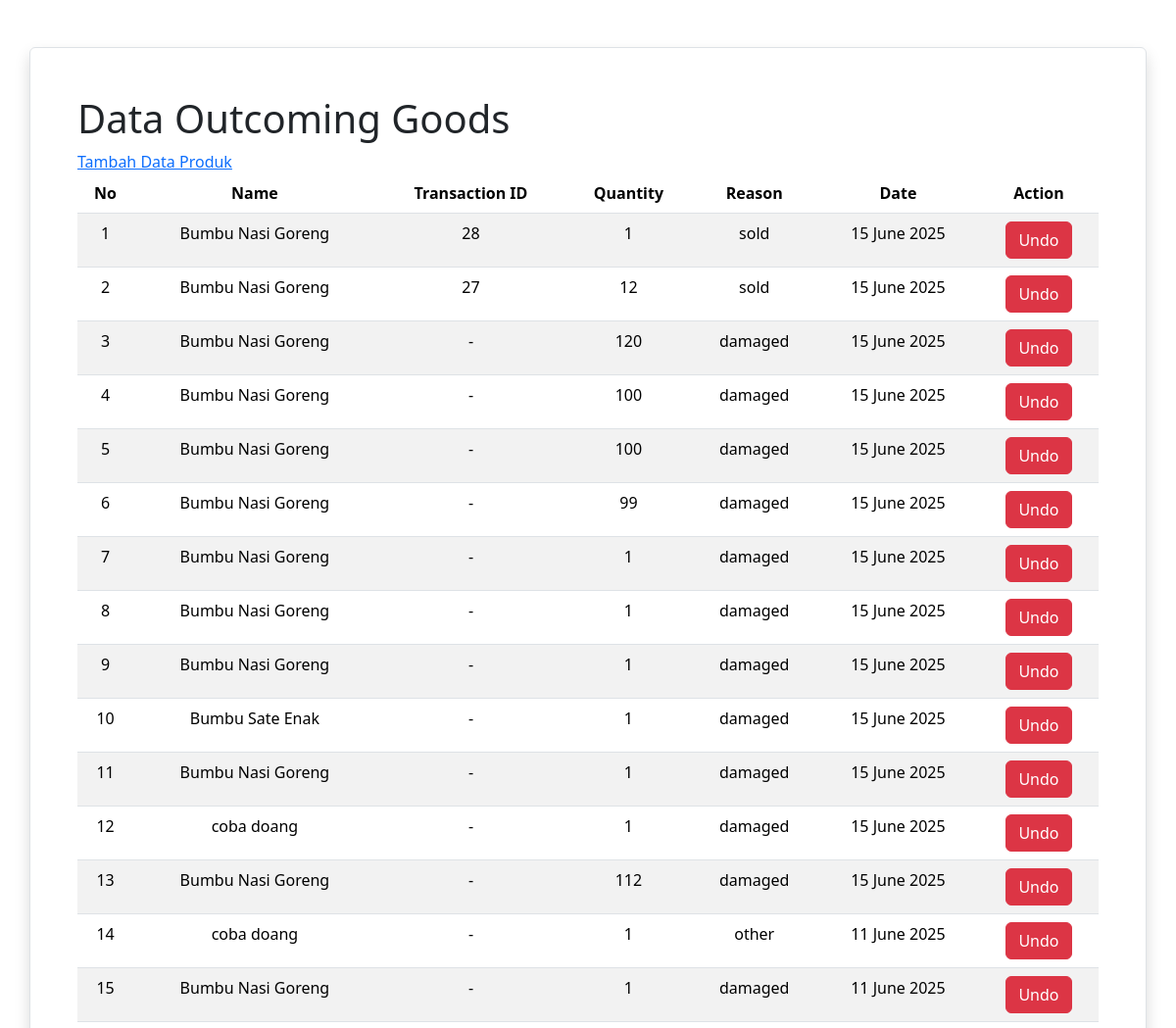
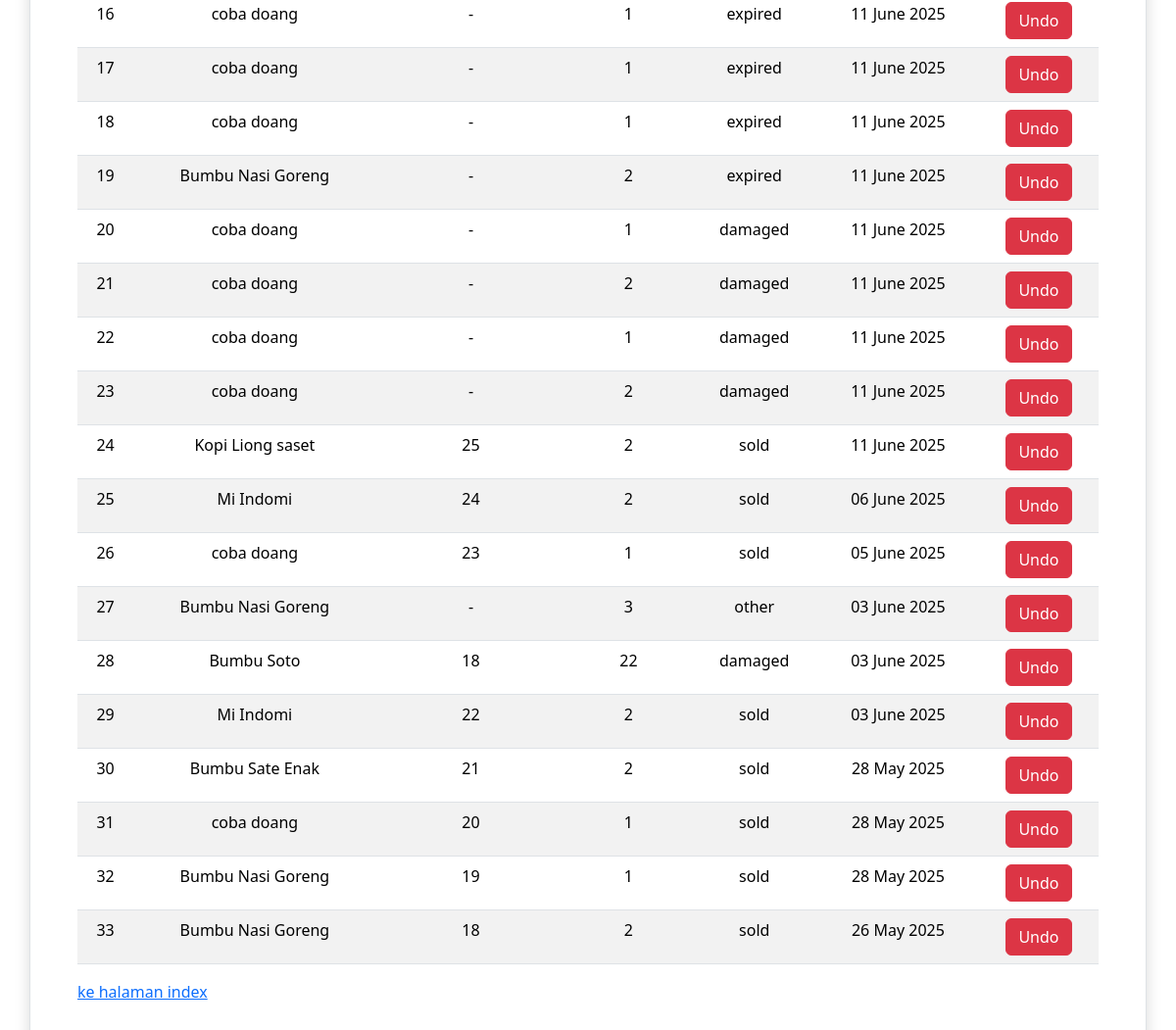
The app's page /outcomingGoods.php (signed in) with its own data (2 pictures, top to bottom).
### tables this page shows
CREATE TABLE `outcoming_goods` (
  `id` int(11) NOT NULL,
  `product_id` int(11) NOT NULL,
  `transaction_id` int(11) DEFAULT NULL,
  `quantity` int(11) NOT NULL,
  `reason` enum('sold','damaged','expired','other') NOT NULL,
  `date` timestamp NOT NULL DEFAULT current_timestamp()
);

CREATE TABLE `products` (
  `id` int(11) NOT NULL,
  `name` varchar(100) NOT NULL,
  `category` varchar(50) DEFAULT NULL,
  `price` decimal(10,2) NOT NULL,
  `created_at` timestamp NOT NULL DEFAULT current_timestamp()
);

### logics/functions.php (called while the page is built, shortened)
<?php
    function showDataJoin($table, $table2, $joinCondition, $columns = "*", $orderBy = null) {
        global $koneksi;
        $allowedTables = ['incoming_goods', 'outcoming_goods', 'transactions', 'transactions_details', 'stock', 'products'];
        $query = "SELECT $columns FROM $table INNER JOIN $table2 ON $joinCondition $orderBy";
        $result = mysqli_query($koneksi, $query);
        $data = mysqli_fetch_all($result, MYSQLI_ASSOC);
        return $data;
    }
    function format($date, $format = 'd F Y') {
        return date($format, strtotime($date));
    }
?>

### outcomingGoods.php (the view, shortened to what this page needs)
<?php
require_once 'koneksi.php';
require_once "logics/functions.php";
$query = showDataJoin('outcoming_goods', 'products', 'outcoming_goods.product_id = products.id', '`outcoming_goods`.`product_id` AS number, `outcoming_goods`.`id` AS id, `products`.`name` AS name, `outcoming_goods`.`quantity` AS qnt, `outcoming_goods`.`date` AS date, `outcoming_goods`.`transaction_id` AS transaction, `outcoming_goods`.`reason` AS reason', 'ORDER BY `outcoming_goods`.`id` DESC');
$i = 1;
?>
<!DOCTYPE html>
<html lang="en">
<head>
    <link rel="stylesheet" href="assets/css/bootstrap.min.css">
</head>
<body>
    <div class="container mt-5 border p-5 rounded shadow">
        <h1>Data Outcoming Goods</h1>
        <a href="insertOutcomingGoods.php">Tambah Data Produk</a>
    <table class="table table-striped" style="padding: 10px; text-align: center">
        <thead>
            <tr style="padding: 10px;">
                <th>No</th>
                <th>Name</th>
                <th>Transaction ID</th>
                <th>Quantity</th>
                <th>Reason</th>
                <th>Date</th>
                <th>Action</th>
            </tr>
        </thead>
              <?php  foreach ($query as $row) : ?>
                    <tr style="padding: 10px;">
                        <td> <?= $i++; ?> </td>
                        <td> <?= $row['name']; ?> </td>
                        <td> <?= !empty($row['transaction']) ? $row['transaction'] : '-'; ?> </td>
                        <td> <?= $row['qnt']; ?> </td>
                        <td> <?= $row['reason']; ?> </td>
                        <td> <?= format($row['date'], 'd F Y'); ?> </td>
                        <td> <button class="btn btn-danger" onclick="confirmDelete('outcoming_goods', <?= $row['id']; ?>)">Undo</button> </td>
                    </tr>
                <?php endforeach; ?>
        </table>
        <a href="index.php">ke halaman index</a>
    </div>
</body>
</html>

### records on screen
outcoming_goods: product.name "Bumbu Nasi Goreng", transaction "28", quantity "1", reason "sold", date "15 June 2025"
outcoming_goods: product.name "Bumbu Nasi Goreng", transaction "27", quantity "12", reason "sold", date "15 June 2025"
outcoming_goods: product.name "Bumbu Nasi Goreng", quantity "120", reason "damaged", date "15 June 2025"
outcoming_goods: product.name "Bumbu Nasi Goreng", quantity "100", reason "damaged", date "15 June 2025"
outcoming_goods: product.name "Bumbu Nasi Goreng", quantity "100", reason "damaged", date "15 June 2025"
outcoming_goods: product.name "Bumbu Nasi Goreng", quantity "99", reason "damaged", date "15 June 2025"
outcoming_goods: product.name "Bumbu Nasi Goreng", quantity "1", reason "damaged", date "15 June 2025"
outcoming_goods: product.name "Bumbu Nasi Goreng", quantity "1", reason "damaged", date "15 June 2025"
outcoming_goods: product.name "Bumbu Nasi Goreng", quantity "1", reason "damaged", date "15 June 2025"
outcoming_goods: product.name "Bumbu Sate Enak", quantity "1", reason "damaged", date "15 June 2025"
outcoming_goods: product.name "Bumbu Nasi Goreng", quantity "1", reason "damaged", date "15 June 2025"
outcoming_goods: product.name "coba doang", quantity "1", reason "damaged", date "15 June 2025"
outcoming_goods: product.name "Bumbu Nasi Goreng", quantity "112", reason "damaged", date "15 June 2025"
outcoming_goods: product.name "coba doang", quantity "1", reason "other", date "11 June 2025"
outcoming_goods: product.name "Bumbu Nasi Goreng", quantity "1", reason "damaged", date "11 June 2025"
outcoming_goods: product.name "coba doang", quantity "1", reason "expired", date "11 June 2025"
outcoming_goods: product.name "coba doang", quantity "1", reason "expired", date "11 June 2025"
outcoming_goods: product.name "coba doang", quantity "1", reason "expired", date "11 June 2025"
outcoming_goods: product.name "Bumbu Nasi Goreng", quantity "2", reason "expired", date "11 June 2025"
outcoming_goods: product.name "coba doang", quantity "1", reason "damaged", date "11 June 2025"
outcoming_goods: product.name "coba doang", quantity "2", reason "damaged", date "11 June 2025"
outcoming_goods: product.name "coba doang", quantity "1", reason "damaged", date "11 June 2025"
outcoming_goods: product.name "coba doang", quantity "2", reason "damaged", date "11 June 2025"
outcoming_goods: product.name "Kopi Liong saset", transaction "25", quantity "2", reason "sold", date "11 June 2025"
outcoming_goods: product.name "Mi Indomi", transaction "24", quantity "2", reason "sold", date "06 June 2025"
outcoming_goods: product.name "coba doang", transaction "23", quantity "1", reason "sold", date "05 June 2025"
outcoming_goods: product.name "Bumbu Nasi Goreng", quantity "3", reason "other", date "03 June 2025"
outcoming_goods: product.name "Bumbu Soto", transaction "18", quantity "22", reason "damaged", date "03 June 2025"
outcoming_goods: product.name "Mi Indomi", transaction "22", quantity "2", reason "sold", date "03 June 2025"
outcoming_goods: product.name "Bumbu Sate Enak", transaction "21", quantity "2", reason "sold", date "28 May 2025"
outcoming_goods: product.name "coba doang", transaction "20", quantity "1", reason "sold", date "28 May 2025"
outcoming_goods: product.name "Bumbu Nasi Goreng", transaction "19", quantity "1", reason "sold", date "28 May 2025"
outcoming_goods: product.name "Bumbu Nasi Goreng", transaction "18", quantity "2", reason "sold", date "26 May 2025"
